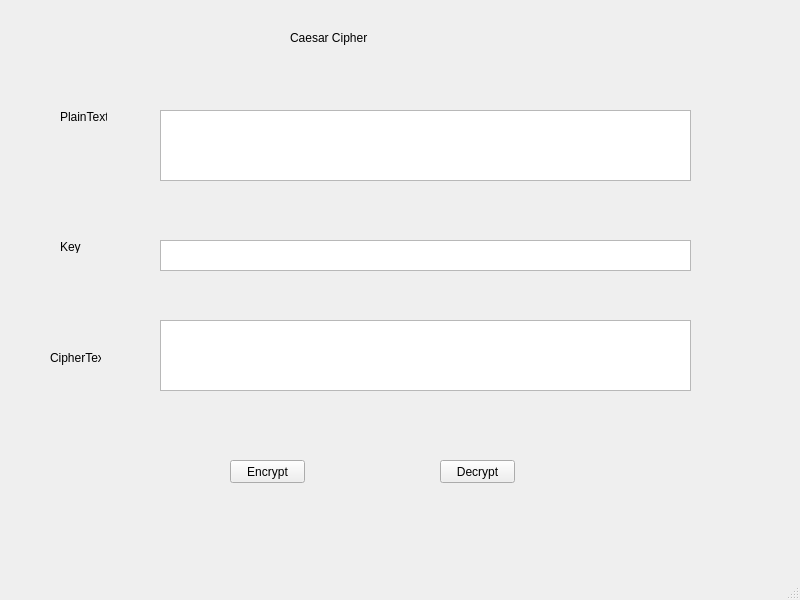
<?xml version="1.0" encoding="UTF-8"?>
<ui version="4.0">
 <class>MainWindow</class>
 <widget class="QMainWindow" name="MainWindow">
  <property name="geometry">
   <rect>
    <x>0</x>
    <y>0</y>
    <width>800</width>
    <height>600</height>
   </rect>
  </property>
  <property name="windowTitle">
   <string>MainWindow</string>
  </property>
  <widget class="QWidget" name="centralwidget">
   <widget class="QPushButton" name="btn_encrypt">
    <property name="geometry">
     <rect>
      <x>230</x>
      <y>460</y>
      <width>75</width>
      <height>23</height>
     </rect>
    </property>
    <property name="text">
     <string>Encrypt</string>
    </property>
   </widget>
   <widget class="QPushButton" name="btn_decrypt">
    <property name="geometry">
     <rect>
      <x>440</x>
      <y>460</y>
      <width>75</width>
      <height>23</height>
     </rect>
    </property>
    <property name="text">
     <string>Decrypt</string>
    </property>
   </widget>
   <widget class="QLabel" name="label">
    <property name="geometry">
     <rect>
      <x>290</x>
      <y>30</y>
      <width>171</width>
      <height>16</height>
     </rect>
    </property>
    <property name="text">
     <string>Caesar Cipher</string>
    </property>
   </widget>
   <widget class="QLabel" name="label_2">
    <property name="geometry">
     <rect>
      <x>60</x>
      <y>110</y>
      <width>47</width>
      <height>13</height>
     </rect>
    </property>
    <property name="text">
     <string>PlainText</string>
    </property>
   </widget>
   <widget class="QLabel" name="label_3">
    <property name="geometry">
     <rect>
      <x>60</x>
      <y>240</y>
      <width>47</width>
      <height>13</height>
     </rect>
    </property>
    <property name="text">
     <string>Key</string>
    </property>
   </widget>
   <widget class="QLabel" name="label_4">
    <property name="geometry">
     <rect>
      <x>50</x>
      <y>350</y>
      <width>51</width>
      <height>16</height>
     </rect>
    </property>
    <property name="text">
     <string>CipherText</string>
    </property>
   </widget>
   <widget class="QPlainTextEdit" name="plain_txt">
    <property name="geometry">
     <rect>
      <x>160</x>
      <y>110</y>
      <width>531</width>
      <height>71</height>
     </rect>
    </property>
   </widget>
   <widget class="QPlainTextEdit" name="key_txt">
    <property name="geometry">
     <rect>
      <x>160</x>
      <y>240</y>
      <width>531</width>
      <height>31</height>
     </rect>
    </property>
   </widget>
   <widget class="QPlainTextEdit" name="cipher_txt">
    <property name="geometry">
     <rect>
      <x>160</x>
      <y>320</y>
      <width>531</width>
      <height>71</height>
     </rect>
    </property>
   </widget>
  </widget>
  <widget class="QMenuBar" name="menubar">
   <property name="geometry">
    <rect>
     <x>0</x>
     <y>0</y>
     <width>800</width>
     <height>21</height>
    </rect>
   </property>
  </widget>
  <widget class="QStatusBar" name="statusbar"/>
 </widget>
 <resources/>
 <connections/>
</ui>
